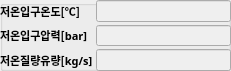
    <widget class="QGroupBox" name="evap_in_group_2">
     <property name="geometry">
      <rect>
       <x>480</x>
       <y>750</y>
       <width>231</width>
       <height>71</height>
      </rect>
     </property>
     <property name="title">
      <string/>
     </property>
     <widget class="QWidget" name="formLayoutWidget_12">
      <property name="geometry">
       <rect>
        <x>0</x>
        <y>0</y>
        <width>231</width>
        <height>71</height>
       </rect>
      </property>
      <layout class="QFormLayout" name="formLayout_15">
       <property name="horizontalSpacing">
        <number>3</number>
       </property>
       <property name="verticalSpacing">
        <number>3</number>
       </property>
       <property name="leftMargin">
        <number>0</number>
       </property>
       <property name="topMargin">
        <number>0</number>
       </property>
       <property name="rightMargin">
        <number>0</number>
       </property>
       <property name="bottomMargin">
        <number>0</number>
       </property>
       <item row="0" column="0">
        <widget class="QLabel" name="evap_in_T_label_2">
         <property name="font">
          <font>
           <family>굴림</family>
           <pointsize>8</pointsize>
           <weight>75</weight>
           <bold>true</bold>
          </font>
         </property>
         <property name="text">
          <string>저온입구온도[℃]</string>
         </property>
        </widget>
       </item>
       <item row="0" column="1">
        <widget class="QLineEdit" name="evap_in_T_edit_2">
         <property name="enabled">
          <bool>false</bool>
         </property>
         <property name="font">
          <font>
           <family>HY견고딕</family>
           <pointsize>8</pointsize>
           <weight>50</weight>
           <bold>false</bold>
          </font>
         </property>
         <property name="focusPolicy">
          <enum>Qt::StrongFocus</enum>
         </property>
         <property name="styleSheet">
          <string notr="true">border-color: rgb(255, 255, 255);</string>
         </property>
         <property name="text">
          <string/>
         </property>
        </widget>
       </item>
       <item row="1" column="0">
        <widget class="QLabel" name="evap_in_p_label_2">
         <property name="font">
          <font>
           <family>굴림</family>
           <pointsize>8</pointsize>
           <weight>75</weight>
           <bold>true</bold>
          </font>
         </property>
         <property name="text">
          <string>저온입구압력[bar]</string>
         </property>
        </widget>
       </item>
       <item row="1" column="1">
        <widget class="QLineEdit" name="evap_in_p_edit_2">
         <property name="enabled">
          <bool>false</bool>
         </property>
         <property name="font">
          <font>
           <family>HY견고딕</family>
           <pointsize>8</pointsize>
           <weight>50</weight>
           <bold>false</bold>
          </font>
         </property>
         <property name="focusPolicy">
          <enum>Qt::StrongFocus</enum>
         </property>
         <property name="styleSheet">
          <string notr="true">border-color: rgb(255, 255, 255);</string>
         </property>
         <property name="text">
          <string/>
         </property>
        </widget>
       </item>
       <item row="2" column="0">
        <widget class="QLabel" name="evap_in_m_label_2">
         <property name="font">
          <font>
           <family>굴림</family>
           <pointsize>8</pointsize>
           <weight>75</weight>
           <bold>true</bold>
          </font>
         </property>
         <property name="text">
          <string>저온질량유량[kg/s]</string>
         </property>
        </widget>
       </item>
       <item row="2" column="1">
        <widget class="QLineEdit" name="evap_in_m_edit_2">
         <property name="enabled">
          <bool>false</bool>
         </property>
         <property name="font">
          <font>
           <family>HY견고딕</family>
           <pointsize>8</pointsize>
           <weight>50</weight>
           <bold>false</bold>
          </font>
         </property>
         <property name="focusPolicy">
          <enum>Qt::StrongFocus</enum>
         </property>
         <property name="styleSheet">
          <string notr="true">border-color: rgb(255, 255, 255);</string>
         </property>
         <property name="text">
          <string/>
         </property>
        </widget>
       </item>
      </layout>
     </widget>
    </widget>
